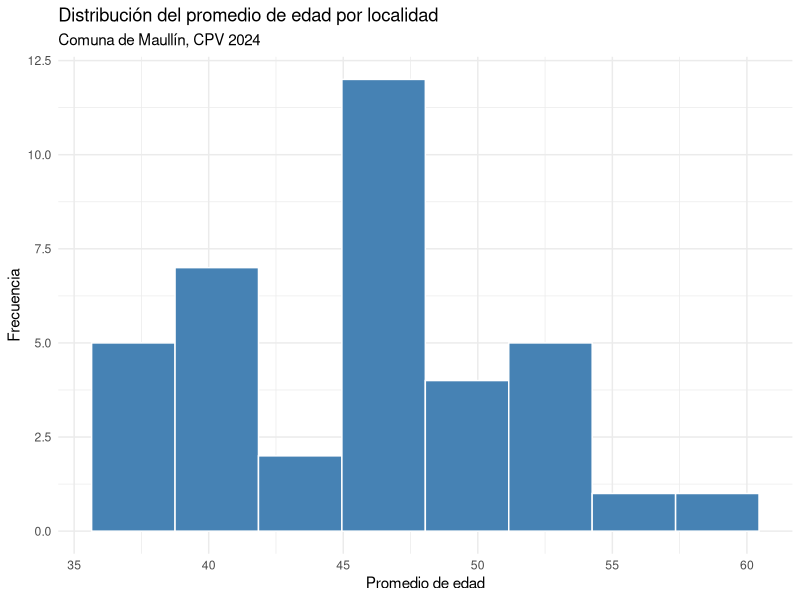
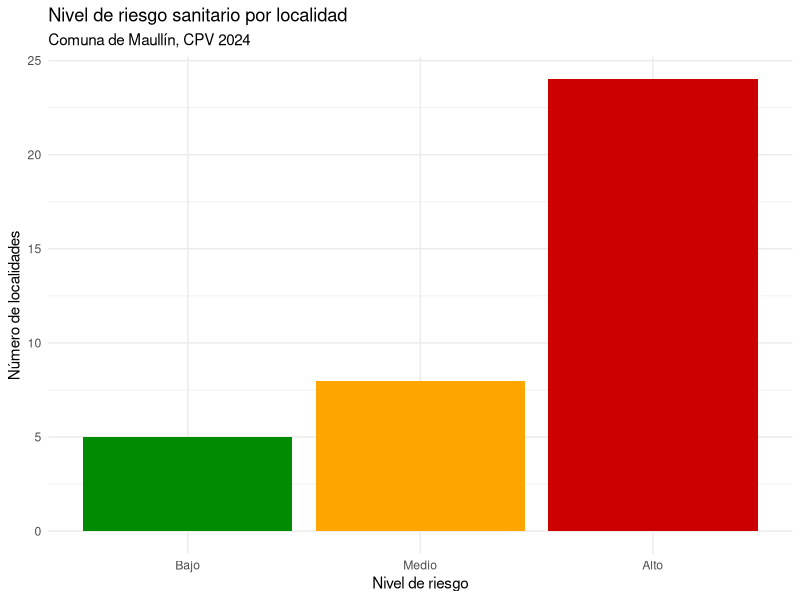
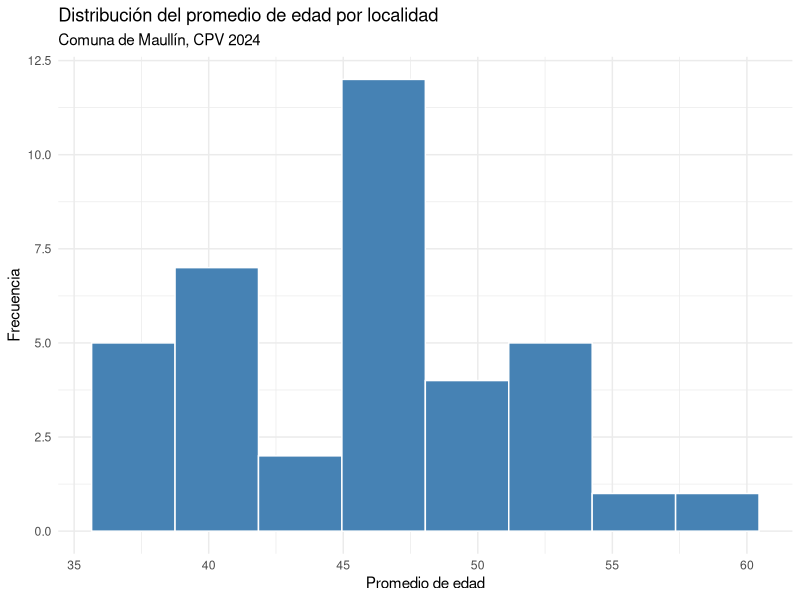
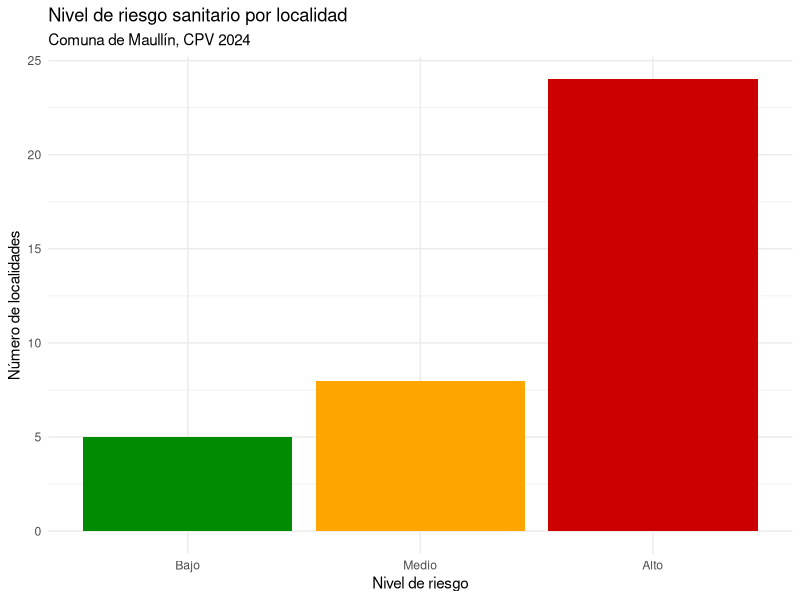
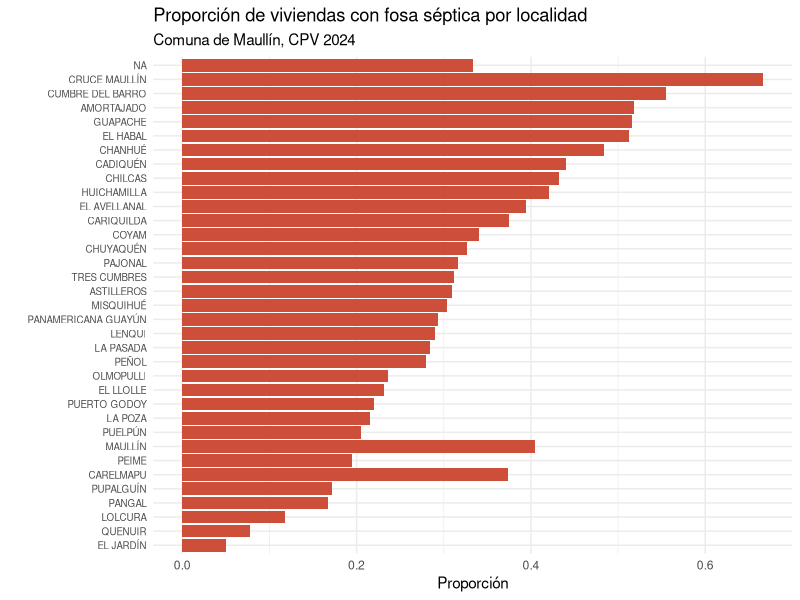
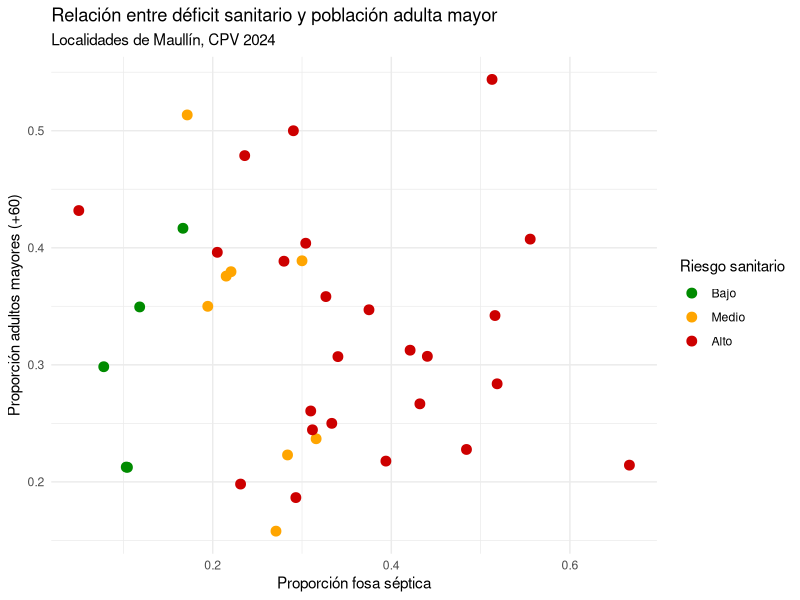
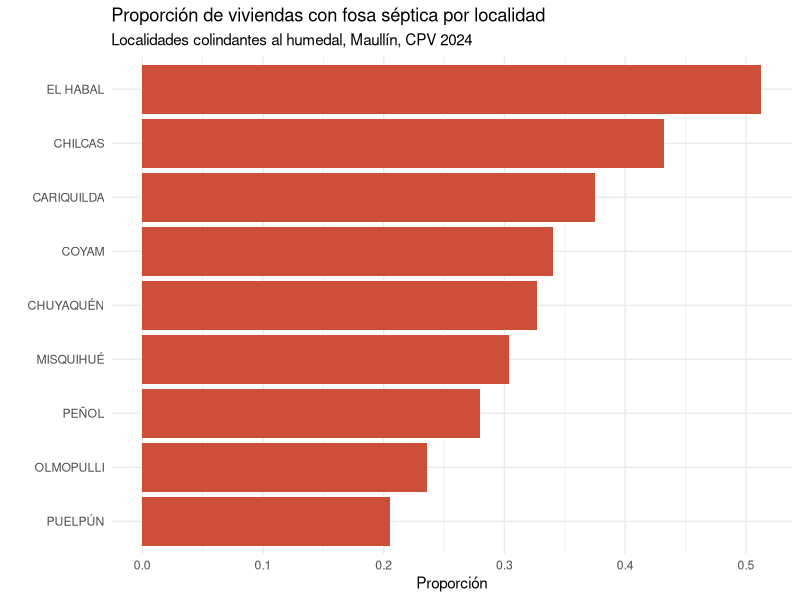
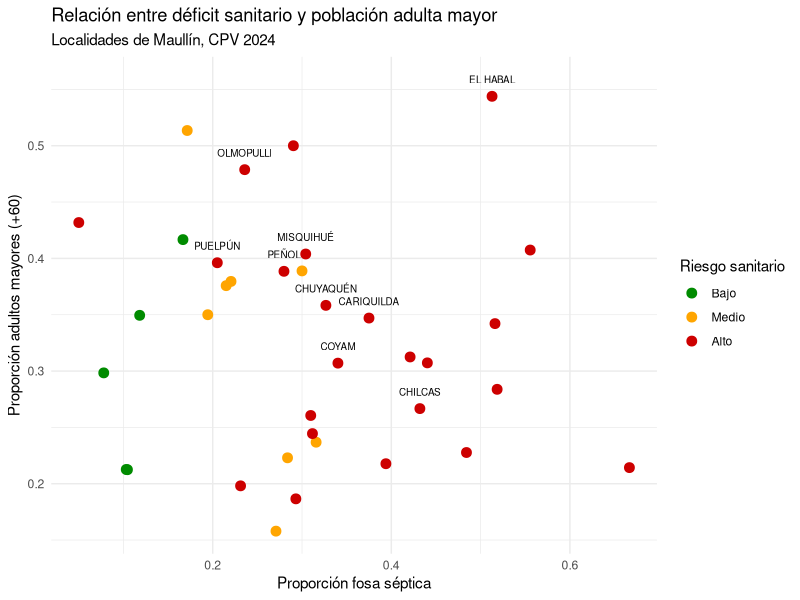

Recreate these plots in R, in order.
library(readxl)
datos <- read_excel("input/Localidad_CPV24.xlsx")
names(datos)
unique(datos$COMUNA)

library(readxl)
library(dplyr)
datos <- read_excel("input/Localidad_CPV24.xlsx")
datos_selec <- datos %>% select(LOCALIDAD, n_per, n_vp, n_edad_60_mas, prom_edad, n_discapacidad, n_serv_hig_fosa, n_serv_hig_pozo, n_serv_hig_alc_dentro, n_serv_hig_alc_fuera, n_serv_hig_no_tiene, n_tipo_viv_mediagua, n_basura_entierra, n_fuente_agua_pozo)
names(datos_selec)

#variables de razon
datos_selec <- datos_selec %>% mutate(
  prop_adulto_mayor = n_edad_60_mas / n_per,
  prop_discapacidad = n_discapacidad / n_per,
  prop_fosa = n_serv_hig_fosa / n_vp,
  prop_mediagua = n_tipo_viv_mediagua / n_vp,
  prop_basura_entierra = n_basura_entierra / n_vp,
  prop_agua_pozo = n_fuente_agua_pozo / n_vp
)

#variable ordinal
datos_selec <- datos_selec %>% mutate(
  riesgo_sanitario = case_when(
    prop_fosa + (n_serv_hig_pozo / n_vp) > 0.5 ~ "Alto",
    prop_fosa + (n_serv_hig_pozo / n_vp) > 0.2 ~ "Medio",
    TRUE ~ "Bajo"
  ),
  riesgo_sanitario = factor(riesgo_sanitario, 
                            levels = c("Bajo", "Medio", "Alto"),
                            ordered = TRUE)
)

#variable nominal
datos_selec <- datos_selec %>% mutate(
  tipo_serv_hig = case_when(
    n_serv_hig_alc_dentro + n_serv_hig_alc_fuera > n_serv_hig_fosa & 
      n_serv_hig_alc_dentro + n_serv_hig_alc_fuera > n_serv_hig_pozo ~ "Alcantarillado",
    n_serv_hig_fosa > n_serv_hig_pozo ~ "Fosa séptica",
    TRUE ~ "Pozo o sin servicio"
  ),
  tipo_serv_hig = factor(tipo_serv_hig)
)

glimpse(datos_selec)

# Tabla descriptiva de variables numéricas
summary(datos_selec %>% select(prom_edad, prop_adulto_mayor, prop_discapacidad, prop_fosa))

# Tabla de frecuencias - Riesgo sanitario (ordinal)
table(datos_selec$riesgo_sanitario)

# Tabla de frecuencias - Tipo servicio higiénico (nominal)
table(datos_selec$tipo_serv_hig)

library(ggplot2)

#grafico- Histograma de promedio de edad por localidad (razón)
ggplot(datos_selec, aes(x = prom_edad)) +
  geom_histogram(bins = 8, fill = "steelblue", color = "white") +
  labs(
    title = "Distribución del promedio de edad por localidad",
    subtitle = "Comuna de Maullín, CPV 2024",
    x = "Promedio de edad",
    y = "Frecuencia"
  ) +
  theme_minimal()

#Gráfico de barras del riesgo sanitario (ordinal)
ggplot(datos_selec, aes(x = riesgo_sanitario, fill = riesgo_sanitario)) +
  geom_bar() +
  scale_fill_manual(values = c("Bajo" = "green4", "Medio" = "orange", "Alto" = "red3")) +
  labs(
    title = "Nivel de riesgo sanitario por localidad",
    subtitle = "Comuna de Maullín, CPV 2024",
    x = "Nivel de riesgo",
    y = "Número de localidades"
  ) +
  theme_minimal() +
  theme(legend.position = "none")

#guardar graficos 1 y 2
ggsave("output/grafico_prom_edad.png", 
       ggplot(datos_selec, aes(x = prom_edad)) +
         geom_histogram(bins = 8, fill = "steelblue", color = "white") +
         labs(title = "Distribución del promedio de edad por localidad",
              subtitle = "Comuna de Maullín, CPV 2024",
              x = "Promedio de edad", y = "Frecuencia") +
         theme_minimal(),
       width = 8, height = 5)


ggsave("output/grafico_riesgo_sanitario.png",
       ggplot(datos_selec, aes(x = riesgo_sanitario, fill = riesgo_sanitario)) +
         geom_bar() +
         scale_fill_manual(values = c("Bajo" = "green4", "Medio" = "orange", "Alto" = "red3")) +
         labs(title = "Nivel de riesgo sanitario por localidad",
              subtitle = "Comuna de Maullín, CPV 2024",
              x = "Nivel de riesgo", y = "Número de localidades") +
         theme_minimal() +
         theme(legend.position = "none"),
       width = 8, height = 5)


#tabla resumen por localidad
tabla_resumen <- datos_selec %>% 
  select(LOCALIDAD, n_per, n_vp, prom_edad, prop_adulto_mayor, 
         prop_discapacidad, prop_fosa, riesgo_sanitario, tipo_serv_hig) %>%
  arrange(desc(prop_fosa))
print(tabla_resumen, n = 37)

# grafico Proporción de fosa séptica por localidad
ggsave("output/grafico_fosa_localidad.png",
       ggplot(datos_selec, aes(x = reorder(LOCALIDAD, prop_fosa), y = prop_fosa)) +
         geom_col(fill = "tomato3") +
         coord_flip() +
         labs(title = "Proporción de viviendas con fosa séptica por localidad",
              subtitle = "Comuna de Maullín, CPV 2024",
              x = "", y = "Proporción") +
         theme_minimal() +
         theme(axis.text.y = element_text(size = 7)),
       width = 8, height = 8)

#Gráfico— Relación entre adulto mayor y fosa séptica
ggsave("output/grafico_dispersion_vulnerabilidad.png",
       ggplot(datos_selec, aes(x = prop_fosa, y = prop_adulto_mayor)) +
         geom_point(aes(color = riesgo_sanitario), size = 3) +
         scale_color_manual(values = c("Bajo" = "green4", "Medio" = "orange", "Alto" = "red3")) +
         labs(title = "Relación entre déficit sanitario y población adulta mayor",
              subtitle = "Localidades de Maullín, CPV 2024",
              x = "Proporción fosa séptica",
              y = "Proporción adultos mayores (+60)",
              color = "Riesgo sanitario") +
         theme_minimal(),
       width = 8, height = 6)

localidades_humedal <- datos_selec %>% 
  filter(LOCALIDAD %in% c("EL HABAL", "COYAM", "PUELPÚN", "MISQUIHUÉ", 
                          "OLMOPULLI", "PEÑOL", "CHUYAQUÉN", "CHILCAS", 
                          "CARIQUILDA"))
nrow(localidades_humedal)

#grafico corregido para las 9 localidades
ggsave("output/grafico_fosa_localidad.png",
       ggplot(localidades_humedal, aes(x = reorder(LOCALIDAD, prop_fosa), y = prop_fosa)) +
         geom_col(fill = "tomato3") +
         coord_flip() +
         labs(title = "Proporción de viviendas con fosa séptica por localidad",
              subtitle = "Localidades colindantes al humedal, Maullín, CPV 2024",
              x = "", y = "Proporción") +
         theme_minimal(),
       width = 8, height = 5)

datos_selec <- datos_selec %>% filter(!is.na(LOCALIDAD))

datos_selec <- datos_selec %>% mutate(
  es_humedal = LOCALIDAD %in% c("EL HABAL", "COYAM", "PUELPÚN", "MISQUIHUÉ", 
                                "OLMOPULLI", "PEÑOL", "CHUYAQUÉN", "CHILCAS", 
                                "CARIQUILDA")
)
table(datos_selec$es_humedal)
ggsave("output/grafico_dispersion_vulnerabilidad.png",
       ggplot(datos_selec, aes(x = prop_fosa, y = prop_adulto_mayor)) +
         geom_point(aes(color = riesgo_sanitario), size = 3) +
         geom_text(data = datos_selec %>% filter(es_humedal == TRUE),
                   aes(label = LOCALIDAD), size = 2.5, nudge_y = 0.015) +
         scale_color_manual(values = c("Bajo" = "green4", "Medio" = "orange", "Alto" = "red3")) +
         labs(title = "Relación entre déficit sanitario y población adulta mayor",
              subtitle = "Localidades de Maullín, CPV 2024",
              x = "Proporción fosa séptica",
              y = "Proporción adultos mayores (+60)",
              color = "Riesgo sanitario") +
         theme_minimal(),
       width = 8, height = 6)


summary(datos_selec %>% select(prom_edad, prop_adulto_mayor, prop_discapacidad, prop_fosa))

table(datos_selec$riesgo_sanitario)
table(datos_selec$tipo_serv_hig)
table(localidades_humedal$riesgo_sanitario)
